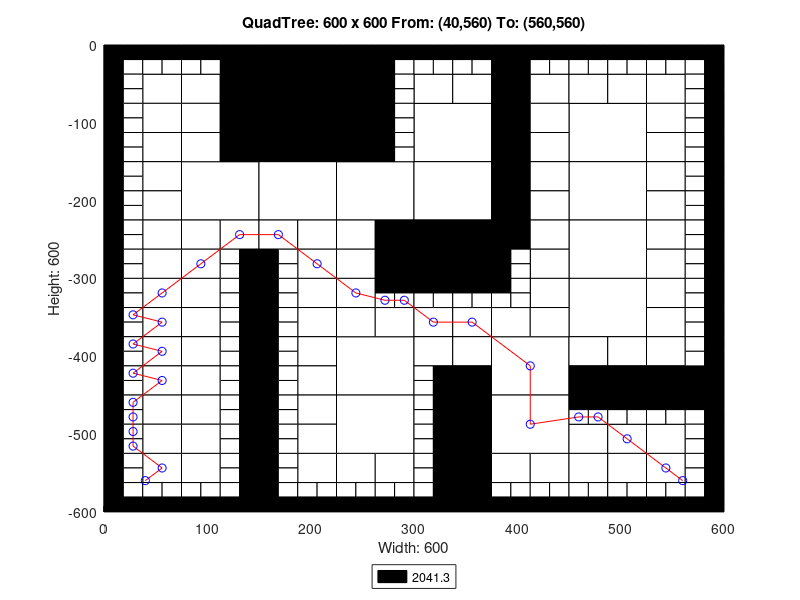

The MATLAB source for this figure:
axis([0 600 -600 0]);
title('QuadTree: 600 x 600 From: (40,560) To: (560,560)');
xlabel('Width: 600');
ylabel('Height: 600');
rectangle('Position',[150 -75 75 75], 'FaceColor',[0 0 0]);
rectangle('Position',[150 -150 75 75], 'FaceColor',[0 0 0]);
rectangle('Position',[75 -225 75 75], 'FaceColor',[1 1 1]);
rectangle('Position',[150 -225 75 75], 'FaceColor',[1 1 1]);
rectangle('Position',[225 -225 75 75], 'FaceColor',[1 1 1]);
rectangle('Position',[300 -150 75 75], 'FaceColor',[1 1 1]);
rectangle('Position',[450 -150 75 75], 'FaceColor',[1 1 1]);
rectangle('Position',[300 -225 75 75], 'FaceColor',[1 1 1]);
rectangle('Position',[300 -300 75 75], 'FaceColor',[0 0 0]);
rectangle('Position',[450 -225 75 75], 'FaceColor',[1 1 1]);
rectangle('Position',[450 -300 75 75], 'FaceColor',[1 1 1]);
rectangle('Position',[225 -450 75 75], 'FaceColor',[1 1 1]);
rectangle('Position',[225 -525 75 75], 'FaceColor',[1 1 1]);
rectangle('Position',[375 -450 75 75], 'FaceColor',[1 1 1]);
rectangle('Position',[450 -375 75 75], 'FaceColor',[1 1 1]);
rectangle('Position',[375 -525 75 75], 'FaceColor',[1 1 1]);
rectangle('Position',[37.5 -75 37.5 37.5], 'FaceColor',[1 1 1]);
rectangle('Position',[112.5 -37.5 37.5 37.5], 'FaceColor',[0 0 0]);
rectangle('Position',[75 -75 37.5 37.5], 'FaceColor',[1 1 1]);
rectangle('Position',[112.5 -75 37.5 37.5], 'FaceColor',[0 0 0]);
rectangle('Position',[37.5 -112.5 37.5 37.5], 'FaceColor',[1 1 1]);
rectangle('Position',[37.5 -150 37.5 37.5], 'FaceColor',[1 1 1]);
rectangle('Position',[75 -112.5 37.5 37.5], 'FaceColor',[1 1 1]);
rectangle('Position',[112.5 -112.5 37.5 37.5], 'FaceColor',[0 0 0]);
rectangle('Position',[75 -150 37.5 37.5], 'FaceColor',[1 1 1]);
rectangle('Position',[112.5 -150 37.5 37.5], 'FaceColor',[0 0 0]);
rectangle('Position',[225 -37.5 37.5 37.5], 'FaceColor',[0 0 0]);
rectangle('Position',[225 -75 37.5 37.5], 'FaceColor',[0 0 0]);
rectangle('Position',[225 -112.5 37.5 37.5], 'FaceColor',[0 0 0]);
rectangle('Position',[225 -150 37.5 37.5], 'FaceColor',[0 0 0]);
rectangle('Position',[37.5 -187.5 37.5 37.5], 'FaceColor',[1 1 1]);
rectangle('Position',[37.5 -225 37.5 37.5], 'FaceColor',[1 1 1]);
rectangle('Position',[37.5 -262.5 37.5 37.5], 'FaceColor',[1 1 1]);
rectangle('Position',[37.5 -300 37.5 37.5], 'FaceColor',[1 1 1]);
rectangle('Position',[75 -262.5 37.5 37.5], 'FaceColor',[1 1 1]);
rectangle('Position',[112.5 -262.5 37.5 37.5], 'FaceColor',[1 1 1]);
rectangle('Position',[75 -300 37.5 37.5], 'FaceColor',[1 1 1]);
rectangle('Position',[150 -262.5 37.5 37.5], 'FaceColor',[1 1 1]);
rectangle('Position',[187.5 -262.5 37.5 37.5], 'FaceColor',[1 1 1]);
rectangle('Position',[187.5 -300 37.5 37.5], 'FaceColor',[1 1 1]);
rectangle('Position',[225 -262.5 37.5 37.5], 'FaceColor',[1 1 1]);
rectangle('Position',[262.5 -262.5 37.5 37.5], 'FaceColor',[0 0 0]);
rectangle('Position',[225 -300 37.5 37.5], 'FaceColor',[1 1 1]);
rectangle('Position',[262.5 -300 37.5 37.5], 'FaceColor',[0 0 0]);
rectangle('Position',[300 -75 37.5 37.5], 'FaceColor',[1 1 1]);
rectangle('Position',[337.5 -75 37.5 37.5], 'FaceColor',[1 1 1]);
rectangle('Position',[375 -37.5 37.5 37.5], 'FaceColor',[0 0 0]);
rectangle('Position',[375 -75 37.5 37.5], 'FaceColor',[0 0 0]);
rectangle('Position',[412.5 -75 37.5 37.5], 'FaceColor',[1 1 1]);
rectangle('Position',[375 -112.5 37.5 37.5], 'FaceColor',[0 0 0]);
rectangle('Position',[412.5 -112.5 37.5 37.5], 'FaceColor',[1 1 1]);
rectangle('Position',[375 -150 37.5 37.5], 'FaceColor',[0 0 0]);
rectangle('Position',[412.5 -150 37.5 37.5], 'FaceColor',[1 1 1]);
rectangle('Position',[450 -75 37.5 37.5], 'FaceColor',[1 1 1]);
rectangle('Position',[487.5 -75 37.5 37.5], 'FaceColor',[1 1 1]);
rectangle('Position',[525 -75 37.5 37.5], 'FaceColor',[1 1 1]);
rectangle('Position',[525 -112.5 37.5 37.5], 'FaceColor',[1 1 1]);
rectangle('Position',[525 -150 37.5 37.5], 'FaceColor',[1 1 1]);
rectangle('Position',[375 -187.5 37.5 37.5], 'FaceColor',[0 0 0]);
rectangle('Position',[412.5 -187.5 37.5 37.5], 'FaceColor',[1 1 1]);
rectangle('Position',[375 -225 37.5 37.5], 'FaceColor',[0 0 0]);
rectangle('Position',[412.5 -225 37.5 37.5], 'FaceColor',[1 1 1]);
rectangle('Position',[375 -262.5 37.5 37.5], 'FaceColor',[0 0 0]);
rectangle('Position',[412.5 -262.5 37.5 37.5], 'FaceColor',[1 1 1]);
rectangle('Position',[412.5 -300 37.5 37.5], 'FaceColor',[1 1 1]);
rectangle('Position',[525 -187.5 37.5 37.5], 'FaceColor',[1 1 1]);
rectangle('Position',[525 -225 37.5 37.5], 'FaceColor',[1 1 1]);
rectangle('Position',[525 -262.5 37.5 37.5], 'FaceColor',[1 1 1]);
rectangle('Position',[525 -300 37.5 37.5], 'FaceColor',[1 1 1]);
rectangle('Position',[37.5 -337.5 37.5 37.5], 'FaceColor',[1 1 1]);
rectangle('Position',[37.5 -375 37.5 37.5], 'FaceColor',[1 1 1]);
rectangle('Position',[75 -337.5 37.5 37.5], 'FaceColor',[1 1 1]);
rectangle('Position',[75 -375 37.5 37.5], 'FaceColor',[1 1 1]);
rectangle('Position',[37.5 -412.5 37.5 37.5], 'FaceColor',[1 1 1]);
rectangle('Position',[37.5 -450 37.5 37.5], 'FaceColor',[1 1 1]);
rectangle('Position',[75 -412.5 37.5 37.5], 'FaceColor',[1 1 1]);
rectangle('Position',[75 -450 37.5 37.5], 'FaceColor',[1 1 1]);
rectangle('Position',[187.5 -337.5 37.5 37.5], 'FaceColor',[1 1 1]);
rectangle('Position',[187.5 -375 37.5 37.5], 'FaceColor',[1 1 1]);
rectangle('Position',[225 -337.5 37.5 37.5], 'FaceColor',[1 1 1]);
rectangle('Position',[225 -375 37.5 37.5], 'FaceColor',[1 1 1]);
rectangle('Position',[262.5 -375 37.5 37.5], 'FaceColor',[1 1 1]);
rectangle('Position',[187.5 -412.5 37.5 37.5], 'FaceColor',[1 1 1]);
rectangle('Position',[187.5 -450 37.5 37.5], 'FaceColor',[1 1 1]);
rectangle('Position',[37.5 -487.5 37.5 37.5], 'FaceColor',[1 1 1]);
rectangle('Position',[37.5 -525 37.5 37.5], 'FaceColor',[1 1 1]);
rectangle('Position',[75 -487.5 37.5 37.5], 'FaceColor',[1 1 1]);
rectangle('Position',[75 -525 37.5 37.5], 'FaceColor',[1 1 1]);
rectangle('Position',[37.5 -562.5 37.5 37.5], 'FaceColor',[1 1 1]);
rectangle('Position',[75 -562.5 37.5 37.5], 'FaceColor',[1 1 1]);
rectangle('Position',[187.5 -487.5 37.5 37.5], 'FaceColor',[1 1 1]);
rectangle('Position',[187.5 -525 37.5 37.5], 'FaceColor',[1 1 1]);
rectangle('Position',[187.5 -562.5 37.5 37.5], 'FaceColor',[1 1 1]);
rectangle('Position',[225 -562.5 37.5 37.5], 'FaceColor',[1 1 1]);
rectangle('Position',[262.5 -562.5 37.5 37.5], 'FaceColor',[1 1 1]);
rectangle('Position',[300 -375 37.5 37.5], 'FaceColor',[1 1 1]);
rectangle('Position',[337.5 -375 37.5 37.5], 'FaceColor',[1 1 1]);
rectangle('Position',[412.5 -337.5 37.5 37.5], 'FaceColor',[1 1 1]);
rectangle('Position',[375 -375 37.5 37.5], 'FaceColor',[1 1 1]);
rectangle('Position',[412.5 -375 37.5 37.5], 'FaceColor',[1 1 1]);
rectangle('Position',[300 -412.5 37.5 37.5], 'FaceColor',[1 1 1]);
rectangle('Position',[337.5 -412.5 37.5 37.5], 'FaceColor',[1 1 1]);
rectangle('Position',[337.5 -450 37.5 37.5], 'FaceColor',[0 0 0]);
rectangle('Position',[525 -337.5 37.5 37.5], 'FaceColor',[1 1 1]);
rectangle('Position',[525 -375 37.5 37.5], 'FaceColor',[1 1 1]);
rectangle('Position',[450 -412.5 37.5 37.5], 'FaceColor',[1 1 1]);
rectangle('Position',[487.5 -412.5 37.5 37.5], 'FaceColor',[1 1 1]);
rectangle('Position',[450 -450 37.5 37.5], 'FaceColor',[0 0 0]);
rectangle('Position',[487.5 -450 37.5 37.5], 'FaceColor',[0 0 0]);
rectangle('Position',[525 -412.5 37.5 37.5], 'FaceColor',[1 1 1]);
rectangle('Position',[525 -450 37.5 37.5], 'FaceColor',[0 0 0]);
rectangle('Position',[562.5 -450 37.5 37.5], 'FaceColor',[0 0 0]);
rectangle('Position',[337.5 -487.5 37.5 37.5], 'FaceColor',[0 0 0]);
rectangle('Position',[337.5 -525 37.5 37.5], 'FaceColor',[0 0 0]);
rectangle('Position',[337.5 -562.5 37.5 37.5], 'FaceColor',[0 0 0]);
rectangle('Position',[337.5 -600 37.5 37.5], 'FaceColor',[0 0 0]);
rectangle('Position',[375 -562.5 37.5 37.5], 'FaceColor',[1 1 1]);
rectangle('Position',[412.5 -562.5 37.5 37.5], 'FaceColor',[1 1 1]);
rectangle('Position',[450 -525 37.5 37.5], 'FaceColor',[1 1 1]);
rectangle('Position',[487.5 -525 37.5 37.5], 'FaceColor',[1 1 1]);
rectangle('Position',[525 -525 37.5 37.5], 'FaceColor',[1 1 1]);
rectangle('Position',[450 -562.5 37.5 37.5], 'FaceColor',[1 1 1]);
rectangle('Position',[487.5 -562.5 37.5 37.5], 'FaceColor',[1 1 1]);
rectangle('Position',[525 -562.5 37.5 37.5], 'FaceColor',[1 1 1]);
rectangle('Position',[0 -18.75 18.75 18.75], 'FaceColor',[0 0 0]);
rectangle('Position',[18.75 -18.75 18.75 18.75], 'FaceColor',[0 0 0]);
rectangle('Position',[0 -37.5 18.75 18.75], 'FaceColor',[0 0 0]);
rectangle('Position',[18.75 -37.5 18.75 18.75], 'FaceColor',[1 1 1]);
rectangle('Position',[37.5 -18.75 18.75 18.75], 'FaceColor',[0 0 0]);
rectangle('Position',[56.25 -18.75 18.75 18.75], 'FaceColor',[0 0 0]);
rectangle('Position',[37.5 -37.5 18.75 18.75], 'FaceColor',[1 1 1]);
rectangle('Position',[56.25 -37.5 18.75 18.75], 'FaceColor',[1 1 1]);
rectangle('Position',[0 -56.25 18.75 18.75], 'FaceColor',[0 0 0]);
rectangle('Position',[18.75 -56.25 18.75 18.75], 'FaceColor',[1 1 1]);
rectangle('Position',[0 -75 18.75 18.75], 'FaceColor',[0 0 0]);
rectangle('Position',[18.75 -75 18.75 18.75], 'FaceColor',[1 1 1]);
rectangle('Position',[75 -18.75 18.75 18.75], 'FaceColor',[0 0 0]);
rectangle('Position',[93.75 -18.75 18.75 18.75], 'FaceColor',[0 0 0]);
rectangle('Position',[75 -37.5 18.75 18.75], 'FaceColor',[1 1 1]);
rectangle('Position',[93.75 -37.5 18.75 18.75], 'FaceColor',[1 1 1]);
rectangle('Position',[0 -93.75 18.75 18.75], 'FaceColor',[0 0 0]);
rectangle('Position',[18.75 -93.75 18.75 18.75], 'FaceColor',[1 1 1]);
rectangle('Position',[0 -112.5 18.75 18.75], 'FaceColor',[0 0 0]);
rectangle('Position',[18.75 -112.5 18.75 18.75], 'FaceColor',[1 1 1]);
rectangle('Position',[0 -131.25 18.75 18.75], 'FaceColor',[0 0 0]);
rectangle('Position',[18.75 -131.25 18.75 18.75], 'FaceColor',[1 1 1]);
rectangle('Position',[0 -150 18.75 18.75], 'FaceColor',[0 0 0]);
rectangle('Position',[18.75 -150 18.75 18.75], 'FaceColor',[1 1 1]);
rectangle('Position',[262.5 -18.75 18.75 18.75], 'FaceColor',[0 0 0]);
rectangle('Position',[281.25 -18.75 18.75 18.75], 'FaceColor',[0 0 0]);
rectangle('Position',[262.5 -37.5 18.75 18.75], 'FaceColor',[0 0 0]);
rectangle('Position',[281.25 -37.5 18.75 18.75], 'FaceColor',[1 1 1]);
rectangle('Position',[262.5 -56.25 18.75 18.75], 'FaceColor',[0 0 0]);
rectangle('Position',[281.25 -56.25 18.75 18.75], 'FaceColor',[1 1 1]);
rectangle('Position',[262.5 -75 18.75 18.75], 'FaceColor',[0 0 0]);
rectangle('Position',[281.25 -75 18.75 18.75], 'FaceColor',[1 1 1]);
rectangle('Position',[262.5 -93.75 18.75 18.75], 'FaceColor',[0 0 0]);
rectangle('Position',[281.25 -93.75 18.75 18.75], 'FaceColor',[1 1 1]);
rectangle('Position',[262.5 -112.5 18.75 18.75], 'FaceColor',[0 0 0]);
rectangle('Position',[281.25 -112.5 18.75 18.75], 'FaceColor',[1 1 1]);
rectangle('Position',[262.5 -131.25 18.75 18.75], 'FaceColor',[0 0 0]);
rectangle('Position',[281.25 -131.25 18.75 18.75], 'FaceColor',[1 1 1]);
rectangle('Position',[262.5 -150 18.75 18.75], 'FaceColor',[0 0 0]);
rectangle('Position',[281.25 -150 18.75 18.75], 'FaceColor',[1 1 1]);
rectangle('Position',[0 -168.75 18.75 18.75], 'FaceColor',[0 0 0]);
rectangle('Position',[18.75 -168.75 18.75 18.75], 'FaceColor',[1 1 1]);
rectangle('Position',[0 -187.5 18.75 18.75], 'FaceColor',[0 0 0]);
rectangle('Position',[18.75 -187.5 18.75 18.75], 'FaceColor',[1 1 1]);
rectangle('Position',[0 -206.25 18.75 18.75], 'FaceColor',[0 0 0]);
rectangle('Position',[18.75 -206.25 18.75 18.75], 'FaceColor',[1 1 1]);
rectangle('Position',[0 -225 18.75 18.75], 'FaceColor',[0 0 0]);
rectangle('Position',[18.75 -225 18.75 18.75], 'FaceColor',[1 1 1]);
rectangle('Position',[0 -243.75 18.75 18.75], 'FaceColor',[0 0 0]);
rectangle('Position',[18.75 -243.75 18.75 18.75], 'FaceColor',[1 1 1]);
rectangle('Position',[0 -262.5 18.75 18.75], 'FaceColor',[0 0 0]);
rectangle('Position',[18.75 -262.5 18.75 18.75], 'FaceColor',[1 1 1]);
rectangle('Position',[0 -281.25 18.75 18.75], 'FaceColor',[0 0 0]);
rectangle('Position',[18.75 -281.25 18.75 18.75], 'FaceColor',[1 1 1]);
rectangle('Position',[0 -300 18.75 18.75], 'FaceColor',[0 0 0]);
rectangle('Position',[18.75 -300 18.75 18.75], 'FaceColor',[1 1 1]);
rectangle('Position',[112.5 -281.25 18.75 18.75], 'FaceColor',[1 1 1]);
rectangle('Position',[131.25 -281.25 18.75 18.75], 'FaceColor',[0 0 0]);
rectangle('Position',[112.5 -300 18.75 18.75], 'FaceColor',[1 1 1]);
rectangle('Position',[131.25 -300 18.75 18.75], 'FaceColor',[0 0 0]);
rectangle('Position',[150 -281.25 18.75 18.75], 'FaceColor',[0 0 0]);
rectangle('Position',[168.75 -281.25 18.75 18.75], 'FaceColor',[1 1 1]);
rectangle('Position',[150 -300 18.75 18.75], 'FaceColor',[0 0 0]);
rectangle('Position',[168.75 -300 18.75 18.75], 'FaceColor',[1 1 1]);
rectangle('Position',[300 -18.75 18.75 18.75], 'FaceColor',[0 0 0]);
rectangle('Position',[318.75 -18.75 18.75 18.75], 'FaceColor',[0 0 0]);
rectangle('Position',[300 -37.5 18.75 18.75], 'FaceColor',[1 1 1]);
rectangle('Position',[318.75 -37.5 18.75 18.75], 'FaceColor',[1 1 1]);
rectangle('Position',[337.5 -18.75 18.75 18.75], 'FaceColor',[0 0 0]);
rectangle('Position',[356.25 -18.75 18.75 18.75], 'FaceColor',[0 0 0]);
rectangle('Position',[337.5 -37.5 18.75 18.75], 'FaceColor',[1 1 1]);
rectangle('Position',[356.25 -37.5 18.75 18.75], 'FaceColor',[1 1 1]);
rectangle('Position',[412.5 -18.75 18.75 18.75], 'FaceColor',[0 0 0]);
rectangle('Position',[431.25 -18.75 18.75 18.75], 'FaceColor',[0 0 0]);
rectangle('Position',[412.5 -37.5 18.75 18.75], 'FaceColor',[1 1 1]);
rectangle('Position',[431.25 -37.5 18.75 18.75], 'FaceColor',[1 1 1]);
rectangle('Position',[450 -18.75 18.75 18.75], 'FaceColor',[0 0 0]);
rectangle('Position',[468.75 -18.75 18.75 18.75], 'FaceColor',[0 0 0]);
rectangle('Position',[450 -37.5 18.75 18.75], 'FaceColor',[1 1 1]);
rectangle('Position',[468.75 -37.5 18.75 18.75], 'FaceColor',[1 1 1]);
rectangle('Position',[487.5 -18.75 18.75 18.75], 'FaceColor',[0 0 0]);
rectangle('Position',[506.25 -18.75 18.75 18.75], 'FaceColor',[0 0 0]);
rectangle('Position',[487.5 -37.5 18.75 18.75], 'FaceColor',[1 1 1]);
rectangle('Position',[506.25 -37.5 18.75 18.75], 'FaceColor',[1 1 1]);
rectangle('Position',[525 -18.75 18.75 18.75], 'FaceColor',[0 0 0]);
rectangle('Position',[543.75 -18.75 18.75 18.75], 'FaceColor',[0 0 0]);
rectangle('Position',[525 -37.5 18.75 18.75], 'FaceColor',[1 1 1]);
rectangle('Position',[543.75 -37.5 18.75 18.75], 'FaceColor',[1 1 1]);
rectangle('Position',[562.5 -18.75 18.75 18.75], 'FaceColor',[0 0 0]);
rectangle('Position',[581.25 -18.75 18.75 18.75], 'FaceColor',[0 0 0]);
rectangle('Position',[562.5 -37.5 18.75 18.75], 'FaceColor',[1 1 1]);
rectangle('Position',[581.25 -37.5 18.75 18.75], 'FaceColor',[0 0 0]);
rectangle('Position',[562.5 -56.25 18.75 18.75], 'FaceColor',[1 1 1]);
rectangle('Position',[581.25 -56.25 18.75 18.75], 'FaceColor',[0 0 0]);
rectangle('Position',[562.5 -75 18.75 18.75], 'FaceColor',[1 1 1]);
rectangle('Position',[581.25 -75 18.75 18.75], 'FaceColor',[0 0 0]);
rectangle('Position',[562.5 -93.75 18.75 18.75], 'FaceColor',[1 1 1]);
rectangle('Position',[581.25 -93.75 18.75 18.75], 'FaceColor',[0 0 0]);
rectangle('Position',[562.5 -112.5 18.75 18.75], 'FaceColor',[1 1 1]);
rectangle('Position',[581.25 -112.5 18.75 18.75], 'FaceColor',[0 0 0]);
rectangle('Position',[562.5 -131.25 18.75 18.75], 'FaceColor',[1 1 1]);
rectangle('Position',[581.25 -131.25 18.75 18.75], 'FaceColor',[0 0 0]);
rectangle('Position',[562.5 -150 18.75 18.75], 'FaceColor',[1 1 1]);
rectangle('Position',[581.25 -150 18.75 18.75], 'FaceColor',[0 0 0]);
rectangle('Position',[375 -281.25 18.75 18.75], 'FaceColor',[0 0 0]);
rectangle('Position',[393.75 -281.25 18.75 18.75], 'FaceColor',[1 1 1]);
rectangle('Position',[375 -300 18.75 18.75], 'FaceColor',[0 0 0]);
rectangle('Position',[393.75 -300 18.75 18.75], 'FaceColor',[1 1 1]);
rectangle('Position',[562.5 -168.75 18.75 18.75], 'FaceColor',[1 1 1]);
rectangle('Position',[581.25 -168.75 18.75 18.75], 'FaceColor',[0 0 0]);
rectangle('Position',[562.5 -187.5 18.75 18.75], 'FaceColor',[1 1 1]);
rectangle('Position',[581.25 -187.5 18.75 18.75], 'FaceColor',[0 0 0]);
rectangle('Position',[562.5 -206.25 18.75 18.75], 'FaceColor',[1 1 1]);
rectangle('Position',[581.25 -206.25 18.75 18.75], 'FaceColor',[0 0 0]);
rectangle('Position',[562.5 -225 18.75 18.75], 'FaceColor',[1 1 1]);
rectangle('Position',[581.25 -225 18.75 18.75], 'FaceColor',[0 0 0]);
rectangle('Position',[562.5 -243.75 18.75 18.75], 'FaceColor',[1 1 1]);
rectangle('Position',[581.25 -243.75 18.75 18.75], 'FaceColor',[0 0 0]);
rectangle('Position',[562.5 -262.5 18.75 18.75], 'FaceColor',[1 1 1]);
rectangle('Position',[581.25 -262.5 18.75 18.75], 'FaceColor',[0 0 0]);
rectangle('Position',[562.5 -281.25 18.75 18.75], 'FaceColor',[1 1 1]);
rectangle('Position',[581.25 -281.25 18.75 18.75], 'FaceColor',[0 0 0]);
rectangle('Position',[562.5 -300 18.75 18.75], 'FaceColor',[1 1 1]);
rectangle('Position',[581.25 -300 18.75 18.75], 'FaceColor',[0 0 0]);
rectangle('Position',[0 -318.75 18.75 18.75], 'FaceColor',[0 0 0]);
rectangle('Position',[18.75 -318.75 18.75 18.75], 'FaceColor',[1 1 1]);
rectangle('Position',[0 -337.5 18.75 18.75], 'FaceColor',[0 0 0]);
rectangle('Position',[18.75 -337.5 18.75 18.75], 'FaceColor',[1 1 1]);
rectangle('Position',[0 -356.25 18.75 18.75], 'FaceColor',[0 0 0]);
rectangle('Position',[18.75 -356.25 18.75 18.75], 'FaceColor',[1 1 1]);
rectangle('Position',[0 -375 18.75 18.75], 'FaceColor',[0 0 0]);
rectangle('Position',[18.75 -375 18.75 18.75], 'FaceColor',[1 1 1]);
rectangle('Position',[112.5 -318.75 18.75 18.75], 'FaceColor',[1 1 1]);
rectangle('Position',[131.25 -318.75 18.75 18.75], 'FaceColor',[0 0 0]);
rectangle('Position',[112.5 -337.5 18.75 18.75], 'FaceColor',[1 1 1]);
rectangle('Position',[131.25 -337.5 18.75 18.75], 'FaceColor',[0 0 0]);
rectangle('Position',[112.5 -356.25 18.75 18.75], 'FaceColor',[1 1 1]);
rectangle('Position',[131.25 -356.25 18.75 18.75], 'FaceColor',[0 0 0]);
rectangle('Position',[112.5 -375 18.75 18.75], 'FaceColor',[1 1 1]);
rectangle('Position',[131.25 -375 18.75 18.75], 'FaceColor',[0 0 0]);
rectangle('Position',[0 -393.75 18.75 18.75], 'FaceColor',[0 0 0]);
rectangle('Position',[18.75 -393.75 18.75 18.75], 'FaceColor',[1 1 1]);
rectangle('Position',[0 -412.5 18.75 18.75], 'FaceColor',[0 0 0]);
rectangle('Position',[18.75 -412.5 18.75 18.75], 'FaceColor',[1 1 1]);
rectangle('Position',[0 -431.25 18.75 18.75], 'FaceColor',[0 0 0]);
rectangle('Position',[18.75 -431.25 18.75 18.75], 'FaceColor',[1 1 1]);
rectangle('Position',[0 -450 18.75 18.75], 'FaceColor',[0 0 0]);
rectangle('Position',[18.75 -450 18.75 18.75], 'FaceColor',[1 1 1]);
rectangle('Position',[112.5 -393.75 18.75 18.75], 'FaceColor',[1 1 1]);
rectangle('Position',[131.25 -393.75 18.75 18.75], 'FaceColor',[0 0 0]);
rectangle('Position',[112.5 -412.5 18.75 18.75], 'FaceColor',[1 1 1]);
rectangle('Position',[131.25 -412.5 18.75 18.75], 'FaceColor',[0 0 0]);
rectangle('Position',[112.5 -431.25 18.75 18.75], 'FaceColor',[1 1 1]);
rectangle('Position',[131.25 -431.25 18.75 18.75], 'FaceColor',[0 0 0]);
rectangle('Position',[112.5 -450 18.75 18.75], 'FaceColor',[1 1 1]);
rectangle('Position',[131.25 -450 18.75 18.75], 'FaceColor',[0 0 0]);
rectangle('Position',[150 -318.75 18.75 18.75], 'FaceColor',[0 0 0]);
rectangle('Position',[168.75 -318.75 18.75 18.75], 'FaceColor',[1 1 1]);
rectangle('Position',[150 -337.5 18.75 18.75], 'FaceColor',[0 0 0]);
rectangle('Position',[168.75 -337.5 18.75 18.75], 'FaceColor',[1 1 1]);
rectangle('Position',[150 -356.25 18.75 18.75], 'FaceColor',[0 0 0]);
rectangle('Position',[168.75 -356.25 18.75 18.75], 'FaceColor',[1 1 1]);
rectangle('Position',[150 -375 18.75 18.75], 'FaceColor',[0 0 0]);
rectangle('Position',[168.75 -375 18.75 18.75], 'FaceColor',[1 1 1]);
rectangle('Position',[262.5 -318.75 18.75 18.75], 'FaceColor',[0 0 0]);
rectangle('Position',[281.25 -318.75 18.75 18.75], 'FaceColor',[0 0 0]);
rectangle('Position',[262.5 -337.5 18.75 18.75], 'FaceColor',[1 1 1]);
rectangle('Position',[281.25 -337.5 18.75 18.75], 'FaceColor',[1 1 1]);
rectangle('Position',[150 -393.75 18.75 18.75], 'FaceColor',[0 0 0]);
rectangle('Position',[168.75 -393.75 18.75 18.75], 'FaceColor',[1 1 1]);
rectangle('Position',[150 -412.5 18.75 18.75], 'FaceColor',[0 0 0]);
rectangle('Position',[168.75 -412.5 18.75 18.75], 'FaceColor',[1 1 1]);
rectangle('Position',[150 -431.25 18.75 18.75], 'FaceColor',[0 0 0]);
rectangle('Position',[168.75 -431.25 18.75 18.75], 'FaceColor',[1 1 1]);
rectangle('Position',[150 -450 18.75 18.75], 'FaceColor',[0 0 0]);
rectangle('Position',[168.75 -450 18.75 18.75], 'FaceColor',[1 1 1]);
rectangle('Position',[0 -468.75 18.75 18.75], 'FaceColor',[0 0 0]);
rectangle('Position',[18.75 -468.75 18.75 18.75], 'FaceColor',[1 1 1]);
rectangle('Position',[0 -487.5 18.75 18.75], 'FaceColor',[0 0 0]);
rectangle('Position',[18.75 -487.5 18.75 18.75], 'FaceColor',[1 1 1]);
rectangle('Position',[0 -506.25 18.75 18.75], 'FaceColor',[0 0 0]);
rectangle('Position',[18.75 -506.25 18.75 18.75], 'FaceColor',[1 1 1]);
rectangle('Position',[0 -525 18.75 18.75], 'FaceColor',[0 0 0]);
rectangle('Position',[18.75 -525 18.75 18.75], 'FaceColor',[1 1 1]);
rectangle('Position',[112.5 -468.75 18.75 18.75], 'FaceColor',[1 1 1]);
rectangle('Position',[131.25 -468.75 18.75 18.75], 'FaceColor',[0 0 0]);
rectangle('Position',[112.5 -487.5 18.75 18.75], 'FaceColor',[1 1 1]);
rectangle('Position',[131.25 -487.5 18.75 18.75], 'FaceColor',[0 0 0]);
rectangle('Position',[112.5 -506.25 18.75 18.75], 'FaceColor',[1 1 1]);
rectangle('Position',[131.25 -506.25 18.75 18.75], 'FaceColor',[0 0 0]);
rectangle('Position',[112.5 -525 18.75 18.75], 'FaceColor',[1 1 1]);
rectangle('Position',[131.25 -525 18.75 18.75], 'FaceColor',[0 0 0]);
rectangle('Position',[0 -543.75 18.75 18.75], 'FaceColor',[0 0 0]);
rectangle('Position',[18.75 -543.75 18.75 18.75], 'FaceColor',[1 1 1]);
rectangle('Position',[0 -562.5 18.75 18.75], 'FaceColor',[0 0 0]);
rectangle('Position',[18.75 -562.5 18.75 18.75], 'FaceColor',[1 1 1]);
rectangle('Position',[0 -581.25 18.75 18.75], 'FaceColor',[0 0 0]);
rectangle('Position',[18.75 -581.25 18.75 18.75], 'FaceColor',[1 1 1]);
rectangle('Position',[0 -600 18.75 18.75], 'FaceColor',[0 0 0]);
rectangle('Position',[18.75 -600 18.75 18.75], 'FaceColor',[0 0 0]);
rectangle('Position',[37.5 -581.25 18.75 18.75], 'FaceColor',[1 1 1]);
rectangle('Position',[56.25 -581.25 18.75 18.75], 'FaceColor',[1 1 1]);
rectangle('Position',[37.5 -600 18.75 18.75], 'FaceColor',[0 0 0]);
rectangle('Position',[56.25 -600 18.75 18.75], 'FaceColor',[0 0 0]);
rectangle('Position',[112.5 -543.75 18.75 18.75], 'FaceColor',[1 1 1]);
rectangle('Position',[131.25 -543.75 18.75 18.75], 'FaceColor',[0 0 0]);
rectangle('Position',[112.5 -562.5 18.75 18.75], 'FaceColor',[1 1 1]);
rectangle('Position',[131.25 -562.5 18.75 18.75], 'FaceColor',[0 0 0]);
rectangle('Position',[75 -581.25 18.75 18.75], 'FaceColor',[1 1 1]);
rectangle('Position',[93.75 -581.25 18.75 18.75], 'FaceColor',[1 1 1]);
rectangle('Position',[75 -600 18.75 18.75], 'FaceColor',[0 0 0]);
rectangle('Position',[93.75 -600 18.75 18.75], 'FaceColor',[0 0 0]);
rectangle('Position',[112.5 -581.25 18.75 18.75], 'FaceColor',[1 1 1]);
rectangle('Position',[131.25 -581.25 18.75 18.75], 'FaceColor',[0 0 0]);
rectangle('Position',[112.5 -600 18.75 18.75], 'FaceColor',[0 0 0]);
rectangle('Position',[131.25 -600 18.75 18.75], 'FaceColor',[0 0 0]);
rectangle('Position',[150 -468.75 18.75 18.75], 'FaceColor',[0 0 0]);
rectangle('Position',[168.75 -468.75 18.75 18.75], 'FaceColor',[1 1 1]);
rectangle('Position',[150 -487.5 18.75 18.75], 'FaceColor',[0 0 0]);
rectangle('Position',[168.75 -487.5 18.75 18.75], 'FaceColor',[1 1 1]);
rectangle('Position',[150 -506.25 18.75 18.75], 'FaceColor',[0 0 0]);
rectangle('Position',[168.75 -506.25 18.75 18.75], 'FaceColor',[1 1 1]);
rectangle('Position',[150 -525 18.75 18.75], 'FaceColor',[0 0 0]);
rectangle('Position',[168.75 -525 18.75 18.75], 'FaceColor',[1 1 1]);
rectangle('Position',[150 -543.75 18.75 18.75], 'FaceColor',[0 0 0]);
rectangle('Position',[168.75 -543.75 18.75 18.75], 'FaceColor',[1 1 1]);
rectangle('Position',[150 -562.5 18.75 18.75], 'FaceColor',[0 0 0]);
rectangle('Position',[168.75 -562.5 18.75 18.75], 'FaceColor',[1 1 1]);
rectangle('Position',[150 -581.25 18.75 18.75], 'FaceColor',[0 0 0]);
rectangle('Position',[168.75 -581.25 18.75 18.75], 'FaceColor',[1 1 1]);
rectangle('Position',[150 -600 18.75 18.75], 'FaceColor',[0 0 0]);
rectangle('Position',[168.75 -600 18.75 18.75], 'FaceColor',[0 0 0]);
rectangle('Position',[187.5 -581.25 18.75 18.75], 'FaceColor',[1 1 1]);
rectangle('Position',[206.25 -581.25 18.75 18.75], 'FaceColor',[1 1 1]);
rectangle('Position',[187.5 -600 18.75 18.75], 'FaceColor',[0 0 0]);
rectangle('Position',[206.25 -600 18.75 18.75], 'FaceColor',[0 0 0]);
rectangle('Position',[225 -581.25 18.75 18.75], 'FaceColor',[1 1 1]);
rectangle('Position',[243.75 -581.25 18.75 18.75], 'FaceColor',[1 1 1]);
rectangle('Position',[225 -600 18.75 18.75], 'FaceColor',[0 0 0]);
rectangle('Position',[243.75 -600 18.75 18.75], 'FaceColor',[0 0 0]);
rectangle('Position',[262.5 -581.25 18.75 18.75], 'FaceColor',[1 1 1]);
rectangle('Position',[281.25 -581.25 18.75 18.75], 'FaceColor',[1 1 1]);
rectangle('Position',[262.5 -600 18.75 18.75], 'FaceColor',[0 0 0]);
rectangle('Position',[281.25 -600 18.75 18.75], 'FaceColor',[0 0 0]);
rectangle('Position',[300 -318.75 18.75 18.75], 'FaceColor',[0 0 0]);
rectangle('Position',[318.75 -318.75 18.75 18.75], 'FaceColor',[0 0 0]);
rectangle('Position',[300 -337.5 18.75 18.75], 'FaceColor',[1 1 1]);
rectangle('Position',[318.75 -337.5 18.75 18.75], 'FaceColor',[1 1 1]);
rectangle('Position',[337.5 -318.75 18.75 18.75], 'FaceColor',[0 0 0]);
rectangle('Position',[356.25 -318.75 18.75 18.75], 'FaceColor',[0 0 0]);
rectangle('Position',[337.5 -337.5 18.75 18.75], 'FaceColor',[1 1 1]);
rectangle('Position',[356.25 -337.5 18.75 18.75], 'FaceColor',[1 1 1]);
rectangle('Position',[375 -318.75 18.75 18.75], 'FaceColor',[0 0 0]);
rectangle('Position',[393.75 -318.75 18.75 18.75], 'FaceColor',[1 1 1]);
rectangle('Position',[375 -337.5 18.75 18.75], 'FaceColor',[1 1 1]);
rectangle('Position',[393.75 -337.5 18.75 18.75], 'FaceColor',[1 1 1]);
rectangle('Position',[300 -431.25 18.75 18.75], 'FaceColor',[1 1 1]);
rectangle('Position',[318.75 -431.25 18.75 18.75], 'FaceColor',[0 0 0]);
rectangle('Position',[300 -450 18.75 18.75], 'FaceColor',[1 1 1]);
rectangle('Position',[318.75 -450 18.75 18.75], 'FaceColor',[0 0 0]);
rectangle('Position',[562.5 -318.75 18.75 18.75], 'FaceColor',[1 1 1]);
rectangle('Position',[581.25 -318.75 18.75 18.75], 'FaceColor',[0 0 0]);
rectangle('Position',[562.5 -337.5 18.75 18.75], 'FaceColor',[1 1 1]);
rectangle('Position',[581.25 -337.5 18.75 18.75], 'FaceColor',[0 0 0]);
rectangle('Position',[562.5 -356.25 18.75 18.75], 'FaceColor',[1 1 1]);
rectangle('Position',[581.25 -356.25 18.75 18.75], 'FaceColor',[0 0 0]);
rectangle('Position',[562.5 -375 18.75 18.75], 'FaceColor',[1 1 1]);
rectangle('Position',[581.25 -375 18.75 18.75], 'FaceColor',[0 0 0]);
rectangle('Position',[562.5 -393.75 18.75 18.75], 'FaceColor',[1 1 1]);
rectangle('Position',[581.25 -393.75 18.75 18.75], 'FaceColor',[0 0 0]);
rectangle('Position',[562.5 -412.5 18.75 18.75], 'FaceColor',[1 1 1]);
rectangle('Position',[581.25 -412.5 18.75 18.75], 'FaceColor',[0 0 0]);
rectangle('Position',[300 -468.75 18.75 18.75], 'FaceColor',[1 1 1]);
rectangle('Position',[318.75 -468.75 18.75 18.75], 'FaceColor',[0 0 0]);
rectangle('Position',[300 -487.5 18.75 18.75], 'FaceColor',[1 1 1]);
rectangle('Position',[318.75 -487.5 18.75 18.75], 'FaceColor',[0 0 0]);
rectangle('Position',[300 -506.25 18.75 18.75], 'FaceColor',[1 1 1]);
rectangle('Position',[318.75 -506.25 18.75 18.75], 'FaceColor',[0 0 0]);
rectangle('Position',[300 -525 18.75 18.75], 'FaceColor',[1 1 1]);
rectangle('Position',[318.75 -525 18.75 18.75], 'FaceColor',[0 0 0]);
rectangle('Position',[300 -543.75 18.75 18.75], 'FaceColor',[1 1 1]);
rectangle('Position',[318.75 -543.75 18.75 18.75], 'FaceColor',[0 0 0]);
rectangle('Position',[300 -562.5 18.75 18.75], 'FaceColor',[1 1 1]);
rectangle('Position',[318.75 -562.5 18.75 18.75], 'FaceColor',[0 0 0]);
rectangle('Position',[300 -581.25 18.75 18.75], 'FaceColor',[1 1 1]);
rectangle('Position',[318.75 -581.25 18.75 18.75], 'FaceColor',[0 0 0]);
rectangle('Position',[300 -600 18.75 18.75], 'FaceColor',[0 0 0]);
rectangle('Position',[318.75 -600 18.75 18.75], 'FaceColor',[0 0 0]);
rectangle('Position',[375 -581.25 18.75 18.75], 'FaceColor',[1 1 1]);
rectangle('Position',[393.75 -581.25 18.75 18.75], 'FaceColor',[1 1 1]);
rectangle('Position',[375 -600 18.75 18.75], 'FaceColor',[0 0 0]);
rectangle('Position',[393.75 -600 18.75 18.75], 'FaceColor',[0 0 0]);
rectangle('Position',[412.5 -581.25 18.75 18.75], 'FaceColor',[1 1 1]);
rectangle('Position',[431.25 -581.25 18.75 18.75], 'FaceColor',[1 1 1]);
rectangle('Position',[412.5 -600 18.75 18.75], 'FaceColor',[0 0 0]);
rectangle('Position',[431.25 -600 18.75 18.75], 'FaceColor',[0 0 0]);
rectangle('Position',[450 -468.75 18.75 18.75], 'FaceColor',[0 0 0]);
rectangle('Position',[468.75 -468.75 18.75 18.75], 'FaceColor',[0 0 0]);
rectangle('Position',[450 -487.5 18.75 18.75], 'FaceColor',[1 1 1]);
rectangle('Position',[468.75 -487.5 18.75 18.75], 'FaceColor',[1 1 1]);
rectangle('Position',[487.5 -468.75 18.75 18.75], 'FaceColor',[0 0 0]);
rectangle('Position',[506.25 -468.75 18.75 18.75], 'FaceColor',[0 0 0]);
rectangle('Position',[487.5 -487.5 18.75 18.75], 'FaceColor',[1 1 1]);
rectangle('Position',[506.25 -487.5 18.75 18.75], 'FaceColor',[1 1 1]);
rectangle('Position',[525 -468.75 18.75 18.75], 'FaceColor',[0 0 0]);
rectangle('Position',[543.75 -468.75 18.75 18.75], 'FaceColor',[0 0 0]);
rectangle('Position',[525 -487.5 18.75 18.75], 'FaceColor',[1 1 1]);
rectangle('Position',[543.75 -487.5 18.75 18.75], 'FaceColor',[1 1 1]);
rectangle('Position',[562.5 -468.75 18.75 18.75], 'FaceColor',[0 0 0]);
rectangle('Position',[581.25 -468.75 18.75 18.75], 'FaceColor',[0 0 0]);
rectangle('Position',[562.5 -487.5 18.75 18.75], 'FaceColor',[1 1 1]);
rectangle('Position',[581.25 -487.5 18.75 18.75], 'FaceColor',[0 0 0]);
rectangle('Position',[562.5 -506.25 18.75 18.75], 'FaceColor',[1 1 1]);
rectangle('Position',[581.25 -506.25 18.75 18.75], 'FaceColor',[0 0 0]);
rectangle('Position',[562.5 -525 18.75 18.75], 'FaceColor',[1 1 1]);
rectangle('Position',[581.25 -525 18.75 18.75], 'FaceColor',[0 0 0]);
rectangle('Position',[450 -581.25 18.75 18.75], 'FaceColor',[1 1 1]);
rectangle('Position',[468.75 -581.25 18.75 18.75], 'FaceColor',[1 1 1]);
rectangle('Position',[450 -600 18.75 18.75], 'FaceColor',[0 0 0]);
rectangle('Position',[468.75 -600 18.75 18.75], 'FaceColor',[0 0 0]);
rectangle('Position',[487.5 -581.25 18.75 18.75], 'FaceColor',[1 1 1]);
rectangle('Position',[506.25 -581.25 18.75 18.75], 'FaceColor',[1 1 1]);
rectangle('Position',[487.5 -600 18.75 18.75], 'FaceColor',[0 0 0]);
rectangle('Position',[506.25 -600 18.75 18.75], 'FaceColor',[0 0 0]);
rectangle('Position',[562.5 -543.75 18.75 18.75], 'FaceColor',[1 1 1]);
rectangle('Position',[581.25 -543.75 18.75 18.75], 'FaceColor',[0 0 0]);
rectangle('Position',[562.5 -562.5 18.75 18.75], 'FaceColor',[1 1 1]);
rectangle('Position',[581.25 -562.5 18.75 18.75], 'FaceColor',[0 0 0]);
rectangle('Position',[525 -581.25 18.75 18.75], 'FaceColor',[1 1 1]);
rectangle('Position',[543.75 -581.25 18.75 18.75], 'FaceColor',[1 1 1]);
rectangle('Position',[525 -600 18.75 18.75], 'FaceColor',[0 0 0]);
rectangle('Position',[543.75 -600 18.75 18.75], 'FaceColor',[0 0 0]);
rectangle('Position',[562.5 -581.25 18.75 18.75], 'FaceColor',[1 1 1]);
rectangle('Position',[581.25 -581.25 18.75 18.75], 'FaceColor',[0 0 0]);
rectangle('Position',[562.5 -600 18.75 18.75], 'FaceColor',[0 0 0]);
rectangle('Position',[581.25 -600 18.75 18.75], 'FaceColor',[0 0 0]);
X=[560,543.75,506.25,478.125,459.375,412.5,412.5,356.25,318.75,290.625,271.875,243.75,206.25,168.75,131.25,93.75,56.25,28.125,56.25,28.125,56.25,28.125,56.25,28.125,28.125,28.125,28.125,56.25,40];
Y=[-560,-543.75,-506.25,-478.125,-478.125,-487.5,-412.5,-356.25,-356.25,-328.125,-328.125,-318.75,-281.25,-243.75,-243.75,-281.25,-318.75,-346.875,-356.25,-384.375,-393.75,-421.875,-431.25,-459.375,-478.125,-496.875,-515.625,-543.75,-560];
hold on;
plot(X,Y,'r');
plot(X,Y,'bo');
legend('2041.3','Location','southoutside');
